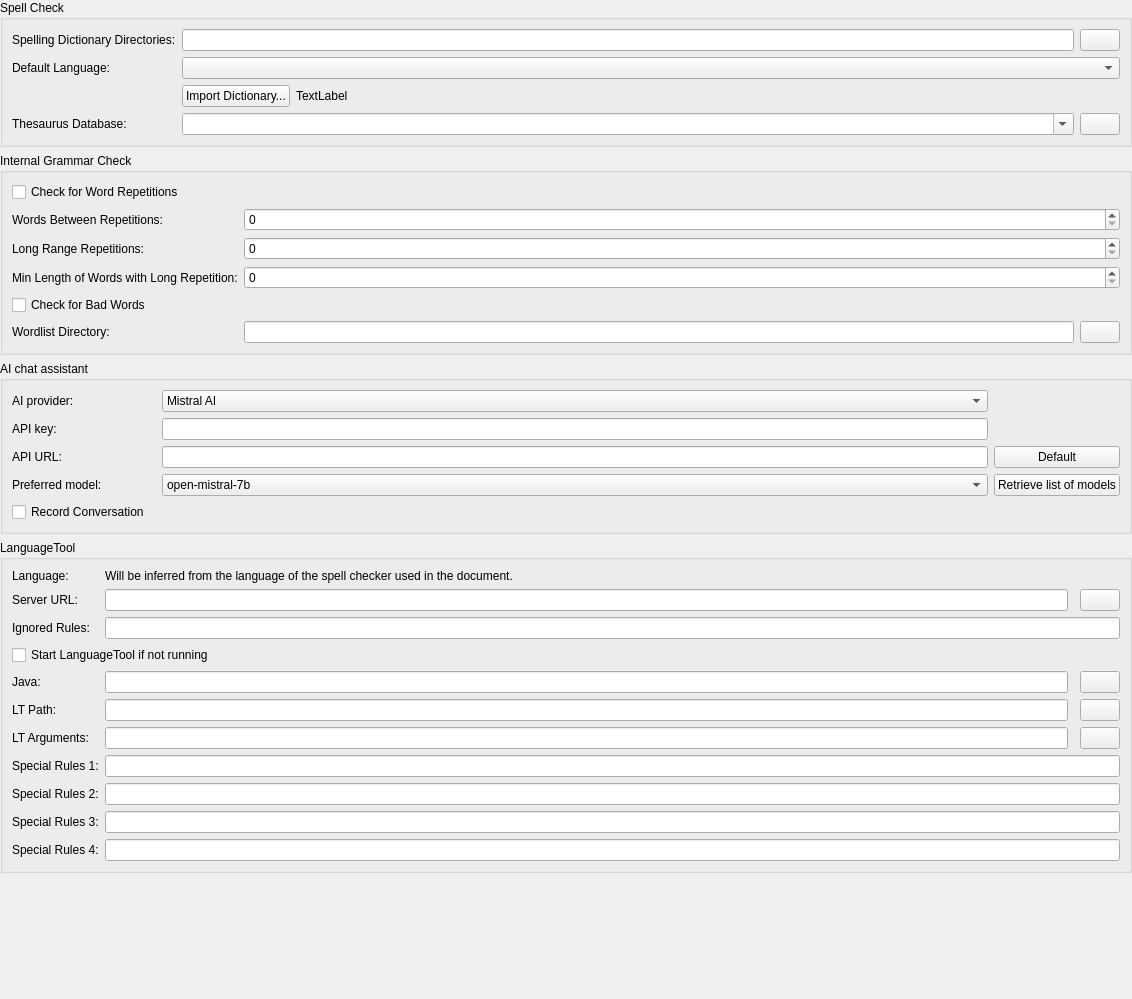
             <widget class="QWidget" name="scrollAreaWidgetContents_3">
              <property name="geometry">
               <rect>
                <x>0</x>
                <y>0</y>
                <width>1132</width>
                <height>999</height>
               </rect>
              </property>
              <layout class="QVBoxLayout" name="verticalLayout_9">
               <property name="leftMargin">
                <number>0</number>
               </property>
               <property name="topMargin">
                <number>0</number>
               </property>
               <property name="rightMargin">
                <number>0</number>
               </property>
               <property name="bottomMargin">
                <number>0</number>
               </property>
               <item>
                <widget class="QGroupBox" name="groupBox_Dictionaries">
                 <property name="title">
                  <string>Spell Check</string>
                 </property>
                 <layout class="QGridLayout" name="_4" columnstretch="0,1,1,1,1,1">
                  <item row="1" column="0">
                   <widget class="QLabel" name="label_43">
                    <property name="text">
                     <string>Default Language:</string>
                    </property>
                   </widget>
                  </item>
                  <item row="0" column="5">
                   <widget class="QPushButton" name="pushButtonDictDir">
                    <property name="sizePolicy">
                     <sizepolicy hsizetype="Maximum" vsizetype="Fixed">
                      <horstretch>0</horstretch>
                      <verstretch>0</verstretch>
                     </sizepolicy>
                    </property>
                    <property name="text">
                     <string/>
                    </property>
                    <property name="icon">
                     <iconset resource="../images.qrc">
                      <normaloff>:/images-ng/document-open.svgz</normaloff>:/images-ng/document-open.svgz</iconset>
                    </property>
                   </widget>
                  </item>
                  <item row="1" column="1" colspan="5">
                   <widget class="QComboBox" name="comboBoxSpellcheckLang"/>
                  </item>
                  <item row="0" column="0">
                   <widget class="QLabel" name="label_42">
                    <property name="text">
                     <string>Spelling Dictionary Directories:</string>
                    </property>
                   </widget>
                  </item>
                  <item row="0" column="1" colspan="4">
                   <widget class="QLineEdit" name="leDictDir">
                    <property name="toolTip">
                     <string>Folders with Hunspell dictionaries separated by semicolon. The special keywords [txs-settings-dir] and [txs-app-dir] will be resolved to the respective directories.</string>
                    </property>
                   </widget>
                  </item>
                  <item row="3" column="1" colspan="4">
                   <widget class="QComboBox" name="comboBoxThesaurusFileName">
                    <property name="editable">
                     <bool>true</bool>
                    </property>
                    <property name="dirFilter" stdset="0">
                     <string>*.dat</string>
                    </property>
                   </widget>
                  </item>
                  <item row="3" column="0">
                   <widget class="QLabel" name="label_13">
                    <property name="text">
                     <string>Thesaurus Database:</string>
                    </property>
                   </widget>
                  </item>
                  <item row="3" column="5">
                   <widget class="QPushButton" name="btSelectThesaurusFileName">
                    <property name="sizePolicy">
                     <sizepolicy hsizetype="Maximum" vsizetype="Fixed">
                      <horstretch>0</horstretch>
                      <verstretch>0</verstretch>
                     </sizepolicy>
                    </property>
                    <property name="text">
                     <string/>
                    </property>
                    <property name="icon">
                     <iconset resource="../images.qrc">
                      <normaloff>:/images-ng/document-open.svgz</normaloff>:/images-ng/document-open.svgz</iconset>
                    </property>
                   </widget>
                  </item>
                  <item row="2" column="2" colspan="4">
                   <widget class="QLabel" name="labelGetDic">
                    <property name="sizePolicy">
                     <sizepolicy hsizetype="Preferred" vsizetype="Preferred">
                      <horstretch>0</horstretch>
                      <verstretch>0</verstretch>
                     </sizepolicy>
                    </property>
                    <property name="text">
                     <string>TextLabel</string>
                    </property>
                   </widget>
                  </item>
                  <item row="2" column="1">
                   <widget class="QPushButton" name="pushButtonImportDictionary">
                    <property name="sizePolicy">
                     <sizepolicy hsizetype="Maximum" vsizetype="Fixed">
                      <horstretch>0</horstretch>
                      <verstretch>0</verstretch>
                     </sizepolicy>
                    </property>
                    <property name="text">
                     <string>Import Dictionary...</string>
                    </property>
                   </widget>
                  </item>
                 </layout>
                </widget>
               </item>
               <item>
                <widget class="QGroupBox" name="groupBox_13">
                 <property name="title">
                  <string>Internal Grammar Check</string>
                 </property>
                 <layout class="QGridLayout" name="gridLayout_8">
                  <item row="0" column="0" colspan="3">
                   <widget class="QCheckBox" name="checkBoxGrammarRepetitionCheck">
                    <property name="toolTip">
                     <string>Words repeated within a paragraph will be highlighted.</string>
                    </property>
                    <property name="text">
                     <string>Check for Word Repetitions</string>
                    </property>
                   </widget>
                  </item>
                  <item row="1" column="0">
                   <widget class="QLabel" name="label_47">
                    <property name="text">
                     <string>Words Between Repetitions:</string>
                    </property>
                    <property name="advancedOption" stdset="0">
                     <bool>true</bool>
                    </property>
                   </widget>
                  </item>
                  <item row="1" column="1" colspan="2">
                   <widget class="QSpinBox" name="spinBoxGrammarRepetitionDistance">
                    <property name="toolTip">
                     <string>Equal words are marked as repetition if there are no more than this number of words between them.</string>
                    </property>
                    <property name="advancedOption" stdset="0">
                     <bool>true</bool>
                    </property>
                   </widget>
                  </item>
                  <item row="2" column="1" colspan="2">
                   <widget class="QSpinBox" name="spinBoxGrammarLongRangeRepetition">
                    <property name="toolTip">
                     <string>Equal, longer words are marked as long range repetition if there are no more than this number of words between them.</string>
                    </property>
                    <property name="advancedOption" stdset="0">
                     <bool>true</bool>
                    </property>
                   </widget>
                  </item>
                  <item row="3" column="1" colspan="2">
                   <widget class="QSpinBox" name="spinBoxGrammarLongRangeRepetitionMinLength">
                    <property name="toolTip">
                     <string>Only words with have this length are checked for long range repetitions.</string>
                    </property>
                    <property name="advancedOption" stdset="0">
                     <bool>true</bool>
                    </property>
                   </widget>
                  </item>
                  <item row="2" column="0">
                   <widget class="QLabel" name="label_54">
                    <property name="text">
                     <string>Long Range Repetitions:</string>
                    </property>
                    <property name="advancedOption" stdset="0">
                     <bool>true</bool>
                    </property>
                   </widget>
                  </item>
                  <item row="3" column="0">
                   <widget class="QLabel" name="label_55">
                    <property name="text">
                     <string>Min Length of Words with Long Repetition:</string>
                    </property>
                    <property name="advancedOption" stdset="0">
                     <bool>true</bool>
                    </property>
                   </widget>
                  </item>
                  <item row="5" column="0">
                   <widget class="QLabel" name="label_48">
                    <property name="text">
                     <string>Wordlist Directory:</string>
                    </property>
                   </widget>
                  </item>
                  <item row="4" column="0">
                   <widget class="QCheckBox" name="checkBoxGrammarBadWordCheck">
                    <property name="toolTip">
                     <string>Certain informal or weak words will be highlighted.</string>
                    </property>
                    <property name="text">
                     <string>Check for Bad Words</string>
                    </property>
                   </widget>
                  </item>
                  <item row="5" column="1">
                   <widget class="QLineEdit" name="lineEditGrammarWordlists">
                    <property name="toolTip">
                     <string>Directory containing the lists which words are &quot;bad&quot; or may be repeated.</string>
                    </property>
                   </widget>
                  </item>
                  <item row="5" column="2">
                   <widget class="QPushButton" name="pushButtonGrammarWordlists">
                    <property name="sizePolicy">
                     <sizepolicy hsizetype="Maximum" vsizetype="Fixed">
                      <horstretch>0</horstretch>
                      <verstretch>0</verstretch>
                     </sizepolicy>
                    </property>
                    <property name="text">
                     <string/>
                    </property>
                    <property name="icon">
                     <iconset resource="../images.qrc">
                      <normaloff>:/images-ng/document-open.svgz</normaloff>:/images-ng/document-open.svgz</iconset>
                    </property>
                   </widget>
                  </item>
                 </layout>
                </widget>
               </item>
               <item>
                <widget class="QGroupBox" name="groupBox_AIChat">
                 <property name="toolTip">
                  <string>Store the conversation with AI provider on disk to allow later retrieval</string>
                 </property>
                 <property name="title">
                  <string>AI chat assistant</string>
                 </property>
                 <layout class="QGridLayout" name="gl_AIChat" columnstretch="0,0,0,0,0">
                  <item row="3" column="3">
                   <widget class="QComboBox" name="cbAIPreferredModel">
                    <item>
                     <property name="text">
                      <string>open-mistral-7b</string>
                     </property>
                    </item>
                    <item>
                     <property name="text">
                      <string>open-mixtral-8x7b</string>
                     </property>
                    </item>
                    <item>
                     <property name="text">
                      <string>mistral-small-latest</string>
                     </property>
                    </item>
                    <item>
                     <property name="text">
                      <string>mistral-medium-latest</string>
                     </property>
                    </item>
                    <item>
                     <property name="text">
                      <string>mistral-large-latest</string>
                     </property>
                    </item>
                   </widget>
                  </item>
                  <item row="0" column="0">
                   <widget class="QLabel" name="label_AIProvider">
                    <property name="text">
                     <string>AI provider:</string>
                    </property>
                   </widget>
                  </item>
                  <item row="3" column="4">
                   <widget class="QPushButton" name="pbRetrieveModels">
                    <property name="text">
                     <string>Retrieve list of models</string>
                    </property>
                   </widget>
                  </item>
                  <item row="1" column="0" colspan="2">
                   <widget class="QLabel" name="label_AIAPI">
                    <property name="text">
                     <string>API key:</string>
                    </property>
                   </widget>
                  </item>
                  <item row="0" column="3">
                   <widget class="QComboBox" name="cbAIProvider">
                    <item>
                     <property name="text">
                      <string>Mistral AI</string>
                     </property>
                    </item>
                    <item>
                     <property name="text">
                      <string>OpenAI</string>
                     </property>
                    </item>
                    <item>
                     <property name="text">
                      <string>Local Model</string>
                     </property>
                    </item>
                   </widget>
                  </item>
                  <item row="4" column="0">
                   <widget class="QCheckBox" name="cbAIRecordConversation">
                    <property name="text">
                     <string>Record Conversation</string>
                    </property>
                   </widget>
                  </item>
                  <item row="3" column="0">
                   <widget class="QLabel" name="label_AIModel">
                    <property name="text">
                     <string>Preferred model:</string>
                    </property>
                   </widget>
                  </item>
                  <item row="1" column="3">
                   <widget class="QLineEdit" name="leAIAPIKey"/>
                  </item>
                  <item row="2" column="3">
                   <widget class="QLineEdit" name="leAIAPIURL"/>
                  </item>
                  <item row="2" column="0">
                   <widget class="QLabel" name="label_91">
                    <property name="text">
                     <string>API URL:</string>
                    </property>
                   </widget>
                  </item>
                  <item row="2" column="4">
                   <widget class="QPushButton" name="pbResetAIURL">
                    <property name="text">
                     <string>Default</string>
                    </property>
                   </widget>
                  </item>
                 </layout>
                </widget>
               </item>
               <item>
                <widget class="QGroupBox" name="groupBox_14">
                 <property name="title">
                  <string>LanguageTool</string>
                 </property>
                 <layout class="QGridLayout" name="gridLayout_9">
                  <item row="7" column="1">
                   <widget class="QLineEdit" name="lineEditGrammarLTPath">
                    <property name="toolTip">
                     <string>Path containing the LanguageTool java archive.</string>
                    </property>
                   </widget>
                  </item>
                  <item row="7" column="0">
                   <widget class="QLabel" name="label_45">
                    <property name="text">
                     <string>LT Path:</string>
                    </property>
                   </widget>
                  </item>
                  <item row="5" column="0" colspan="4">
                   <widget class="QCheckBox" name="checkBoxGrammarLTAutorun">
                    <property name="text">
                     <string>Start LanguageTool if not running</string>
                    </property>
                   </widget>
                  </item>
                  <item row="1" column="0">
                   <widget class="QLabel" name="label_44">
                    <property name="text">
                     <string>Server URL: </string>
                    </property>
                   </widget>
                  </item>
                  <item row="3" column="1" colspan="3">
                   <widget class="QLineEdit" name="lineEditGrammarLTIgnoredRules">
                    <property name="toolTip">
                     <string>Comma separated list of LanguageTool rules which will not be highlighted as errors.</string>
                    </property>
                   </widget>
                  </item>
                  <item row="7" column="3">
                   <widget class="QPushButton" name="pushButtonGrammarLTPath">
                    <property name="sizePolicy">
                     <sizepolicy hsizetype="Maximum" vsizetype="Fixed">
                      <horstretch>0</horstretch>
                      <verstretch>0</verstretch>
                     </sizepolicy>
                    </property>
                    <property name="text">
                     <string/>
                    </property>
                    <property name="icon">
                     <iconset resource="../images.qrc">
                      <normaloff>:/images-ng/document-open.svgz</normaloff>:/images-ng/document-open.svgz</iconset>
                    </property>
                   </widget>
                  </item>
                  <item row="3" column="0">
                   <widget class="QLabel" name="label_46">
                    <property name="text">
                     <string>Ignored Rules:</string>
                    </property>
                   </widget>
                  </item>
                  <item row="9" column="1" colspan="3">
                   <widget class="QLineEdit" name="lineEditGrammarSpecialRules1">
                    <property name="toolTip">
                     <string>Comma separated list of LanguageTool rules which will highlighted in a special format.</string>
                    </property>
                    <property name="advancedOption" stdset="0">
                     <bool>true</bool>
                    </property>
                   </widget>
                  </item>
                  <item row="10" column="1" colspan="3">
                   <widget class="QLineEdit" name="lineEditGrammarSpecialRules2">
                    <property name="toolTip">
                     <string>Comma separated list of LanguageTool rules which will highlighted in a special format.</string>
                    </property>
                    <property name="advancedOption" stdset="0">
                     <bool>true</bool>
                    </property>
                   </widget>
                  </item>
                  <item row="12" column="1" colspan="3">
                   <widget class="QLineEdit" name="lineEditGrammarSpecialRules4">
                    <property name="toolTip">
                     <string>Comma separated list of LanguageTool rules which will highlighted in a special format.</string>
                    </property>
                    <property name="advancedOption" stdset="0">
                     <bool>true</bool>
                    </property>
                   </widget>
                  </item>
                  <item row="11" column="0">
                   <widget class="QLabel" name="label_52">
                    <property name="text">
                     <string>Special Rules 3:</string>
                    </property>
                    <property name="advancedOption" stdset="0">
                     <bool>true</bool>
                    </property>
                   </widget>
                  </item>
                  <item row="10" column="0">
                   <widget class="QLabel" name="label_50">
                    <property name="text">
                     <string>Special Rules 2:</string>
                    </property>
                    <property name="advancedOption" stdset="0">
                     <bool>true</bool>
                    </property>
                   </widget>
                  </item>
                  <item row="11" column="1" colspan="3">
                   <widget class="QLineEdit" name="lineEditGrammarSpecialRules3">
                    <property name="toolTip">
                     <string>Comma separated list of LanguageTool rules which will highlighted in a special format.</string>
                    </property>
                    <property name="advancedOption" stdset="0">
                     <bool>true</bool>
                    </property>
                   </widget>
                  </item>
                  <item row="9" column="0">
                   <widget class="QLabel" name="label_51">
                    <property name="text">
                     <string>Special Rules 1:</string>
                    </property>
                    <property name="advancedOption" stdset="0">
                     <bool>true</bool>
                    </property>
                   </widget>
                  </item>
                  <item row="0" column="0">
                   <widget class="QLabel" name="label_78">
                    <property name="text">
                     <string>Language:</string>
                    </property>
                   </widget>
                  </item>
                  <item row="12" column="0">
                   <widget class="QLabel" name="label_53">
                    <property name="text">
                     <string>Special Rules 4:</string>
                    </property>
                    <property name="advancedOption" stdset="0">
                     <bool>true</bool>
                    </property>
                   </widget>
                  </item>
                  <item row="0" column="1" colspan="3">
                   <widget class="QLabel" name="label_79">
                    <property name="text">
                     <string>Will be inferred from the language of the spell checker used in the document.</string>
                    </property>
                   </widget>
                  </item>
                  <item row="6" column="1">
                   <widget class="QLineEdit" name="lineEditGrammarLTJava">
                    <property name="toolTip">
                     <string>Java executable, used to start LanguageTool, if it is not running.</string>
                    </property>
                   </widget>
                  </item>
                  <item row="6" column="0">
                   <widget class="QLabel" name="label_49">
                    <property name="text">
                     <string>Java:</string>
                    </property>
                   </widget>
                  </item>
                  <item row="8" column="0">
                   <widget class="QLabel" name="label_81">
                    <property name="toolTip">
                     <string>Arguments passed when starting LanguageTool. This option does only have an effect if LanguageTool is started from TeXstudio (i.e. not for an already running server).</string>
                    </property>
                    <property name="text">
                     <string>LT Arguments:</string>
                    </property>
                   </widget>
                  </item>
                  <item row="6" column="3">
                   <widget class="QPushButton" name="pushButtonGrammarLTJava">
                    <property name="sizePolicy">
                     <sizepolicy hsizetype="Maximum" vsizetype="Fixed">
                      <horstretch>0</horstretch>
                      <verstretch>0</verstretch>
                     </sizepolicy>
                    </property>
                    <property name="text">
                     <string/>
                    </property>
                    <property name="icon">
                     <iconset resource="../images.qrc">
                      <normaloff>:/images-ng/document-open.svgz</normaloff>:/images-ng/document-open.svgz</iconset>
                    </property>
                   </widget>
                  </item>
                  <item row="1" column="3">
                   <widget class="QPushButton" name="pushButtonResetLTURL">
                    <property name="toolTip">
                     <string>Restore Default</string>
                    </property>
                    <property name="text">
                     <string/>
                    </property>
                    <property name="icon">
                     <iconset resource="../images.qrc">
                      <normaloff>:/images-ng/edit-undo.svg</normaloff>:/images-ng/edit-undo.svg</iconset>
                    </property>
                   </widget>
                  </item>
                  <item row="1" column="1">
                   <widget class="QLineEdit" name="lineEditGrammarLTUrl">
                    <property name="toolTip">
                     <string>Url to connect to LanguageTool. </string>
                    </property>
                   </widget>
                  </item>
                  <item row="8" column="1">
                   <widget class="QLineEdit" name="lineEditGrammarLTArguments">
                    <property name="toolTip">
                     <string>Arguments passed when starting LanguageTool. This option does only have an effect if LanguageTool is started from TeXstudio (i.e. not for an already running server).</string>
                    </property>
                   </widget>
                  </item>
                  <item row="8" column="3">
                   <widget class="QPushButton" name="pushButtonResetLTArgs">
                    <property name="toolTip">
                     <string>Restore Default</string>
                    </property>
                    <property name="text">
                     <string/>
                    </property>
                    <property name="icon">
                     <iconset resource="../images.qrc">
                      <normaloff>:/images-ng/edit-undo.svg</normaloff>:/images-ng/edit-undo.svg</iconset>
                    </property>
                   </widget>
                  </item>
                 </layout>
                </widget>
               </item>
               <item>
                <spacer name="verticalSpacer_4">
                 <property name="orientation">
                  <enum>Qt::Orientation::Vertical</enum>
                 </property>
                 <property name="sizeHint" stdset="0">
                  <size>
                   <width>20</width>
                   <height>40</height>
                  </size>
                 </property>
                </spacer>
               </item>
              </layout>
             </widget>
